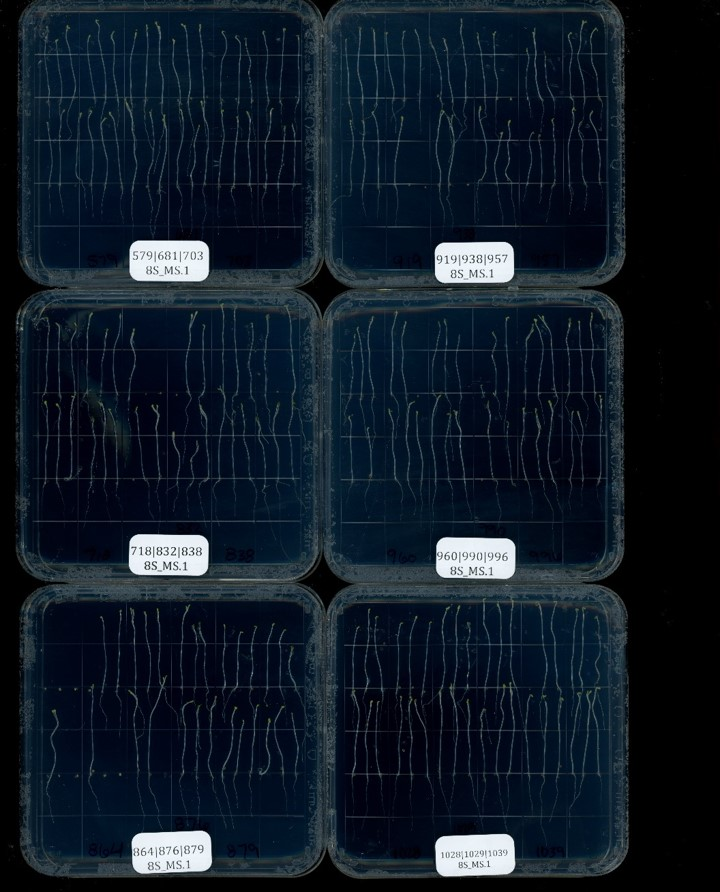
#> input picture data/1.jpg, 720 x 892 px, found by its file name
$ jupyter execute For_part2_.ipynb
#> lines starting #> are read from the running program, lines starting #| are printed output that depends on the picture; after the words box and inside, x2 and y2 are one past the last pixel; in counts of white or black regions, pixels touching at a corner belong together
[cell 1]
# Reload the original image in case it was altered
import cv2
import matplotlib.pyplot as plt

from google.colab.patches import cv2_imshow
image = cv2.imread('/content/drive/MyDrive/Agricultural_Image_Analytics/AgandBio/1.jpg')
#> image is the input picture: shape (892, 720, 3); mean B, G, R 38.7, 26.6, 16.1

# Convert the image to grayscale
gray = cv2.cvtColor(image, cv2.COLOR_BGR2GRAY)
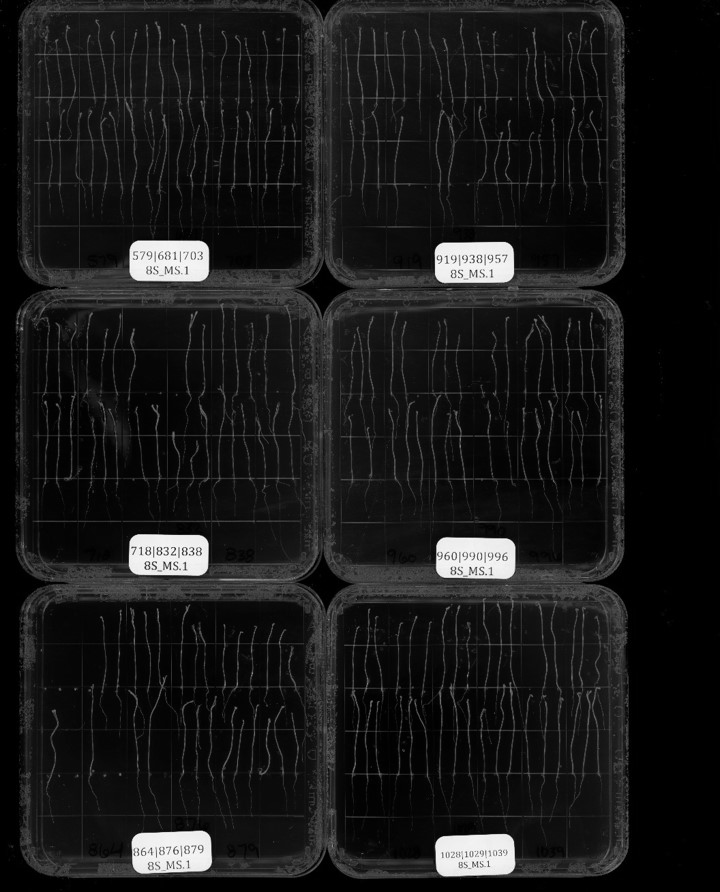
#> gray: shape (892, 720); min 0, max 254, mean 24.9

# Use a large horizontal kernel to detect horizontal lines
horizontal_kernel = cv2.getStructuringElement(cv2.MORPH_RECT, (25,1))
detected_lines = cv2.morphologyEx(gray, cv2.MORPH_OPEN, horizontal_kernel, iterations=2)
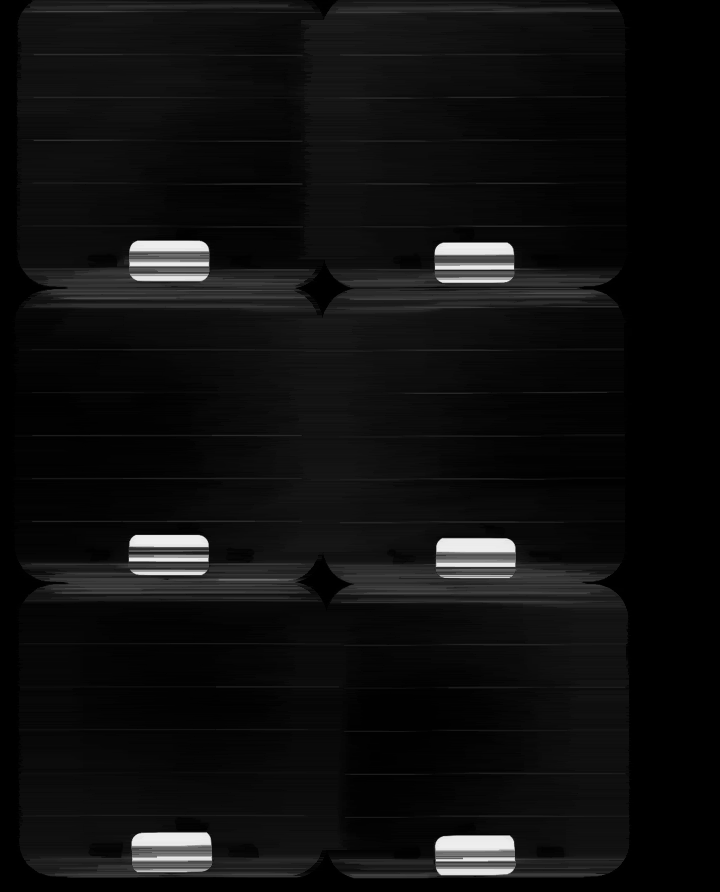
#> detected_lines: shape (892, 720); min 0, max 240, mean 15.3

# Subtract the detected lines from the original grayscale image
cleaned_img = cv2.subtract(gray, detected_lines)
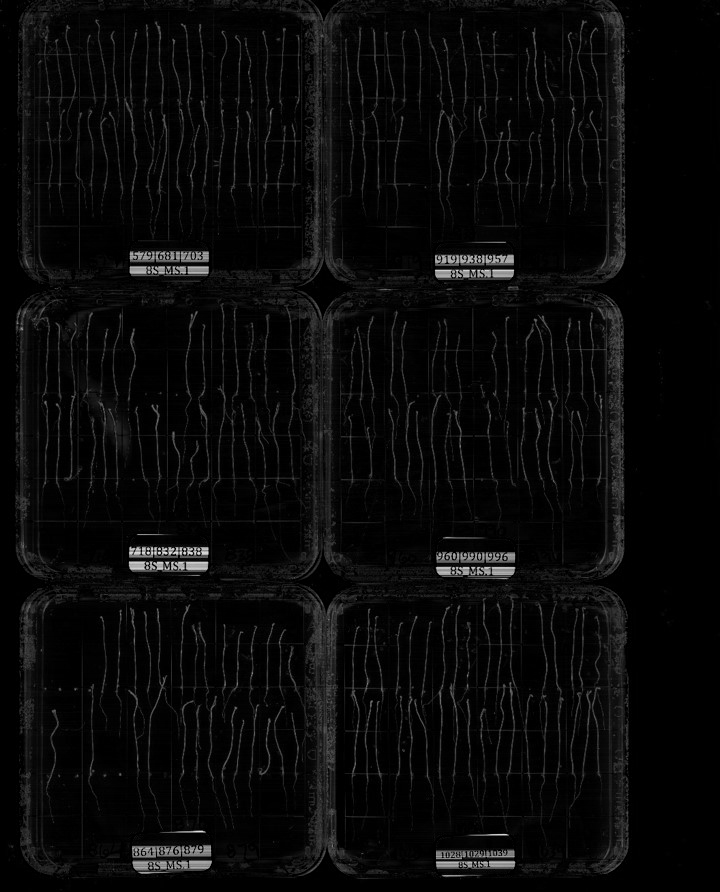
#> cleaned_img: shape (892, 720); min 0, max 230, mean 9.5

# Threshold the image to get a binary image
_, binary_cleaned_img = cv2.threshold(cleaned_img, 0, 255, cv2.THRESH_BINARY_INV + cv2.THRESH_OTSU)
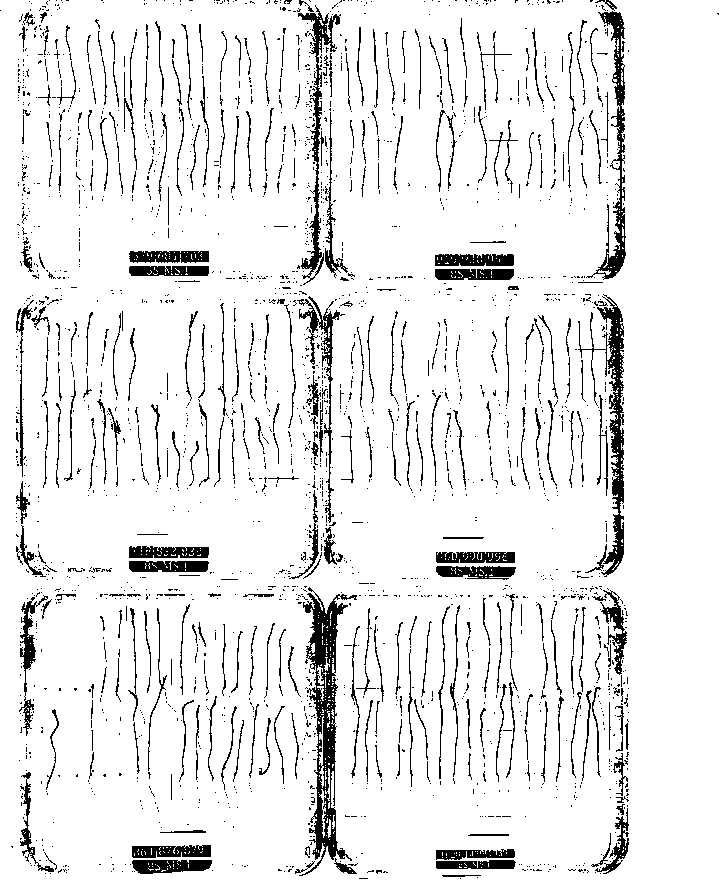
#> binary_cleaned_img: shape (892, 720); 91.4% white; 2399 black regions (2045 under 20 px), largest, box (x1, y1, x2, y2) and area: (299, 587, 357, 876) 4635, (578, 294, 624, 577) 3049, (586, 11, 626, 280) 2221

# Display the cleaned image
plt.figure(figsize=(10, 5))

plt.subplot(1, 2, 1)
plt.title('Original Image')
plt.imshow(cv2.cvtColor(image, cv2.COLOR_BGR2RGB))
plt.axis('off')

plt.subplot(1, 2, 2)
plt.title('Cleaned Image')
plt.imshow(binary_cleaned_img, cmap='gray')
plt.axis('off')

plt.tight_layout()
plt.show()
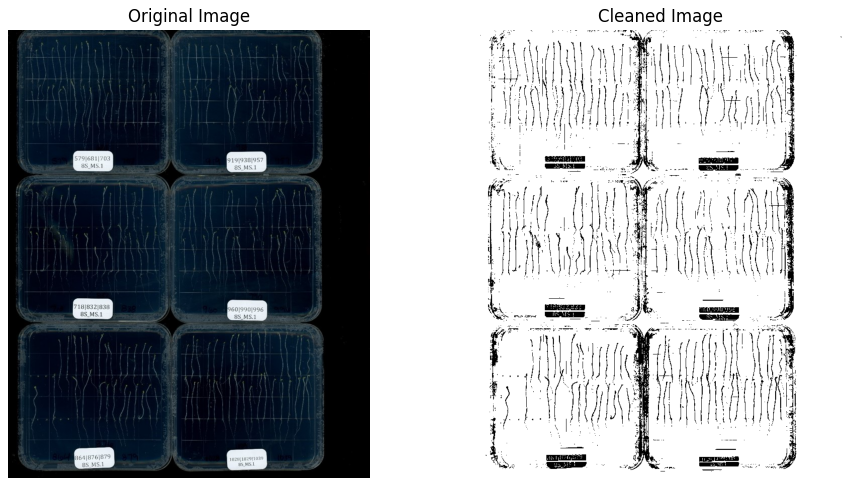
#> figure drawn by matplotlib, 2 panels

import cv2

# Assuming 'image' is your original BGR image

# Convert binary_cleaned_img to 3 channels
binary_cleaned_img_3ch = cv2.cvtColor(binary_cleaned_img, cv2.COLOR_GRAY2BGR)

# Invert the binary image so the lines are black and the background is white
binary_cleaned_img_inv = cv2.bitwise_not(binary_cleaned_img_3ch)

# Apply bitwise AND to get the cleaned image in the original
result = cv2.bitwise_and(image, binary_cleaned_img_inv)
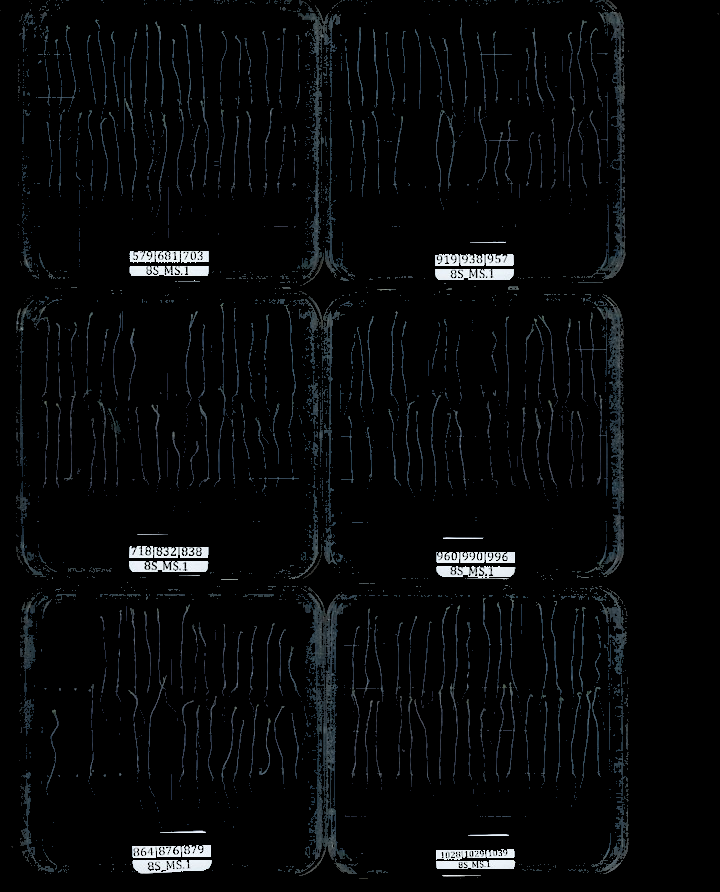
#> result: shape (892, 720, 3); mean B, G, R 8.7, 7.8, 6.7

# Display or save the result
cv2_imshow( result)
cv2.waitKey(0)
cv2.destroyAllWindows()

$ run again, with data/2.jpg copied over data/1.jpg
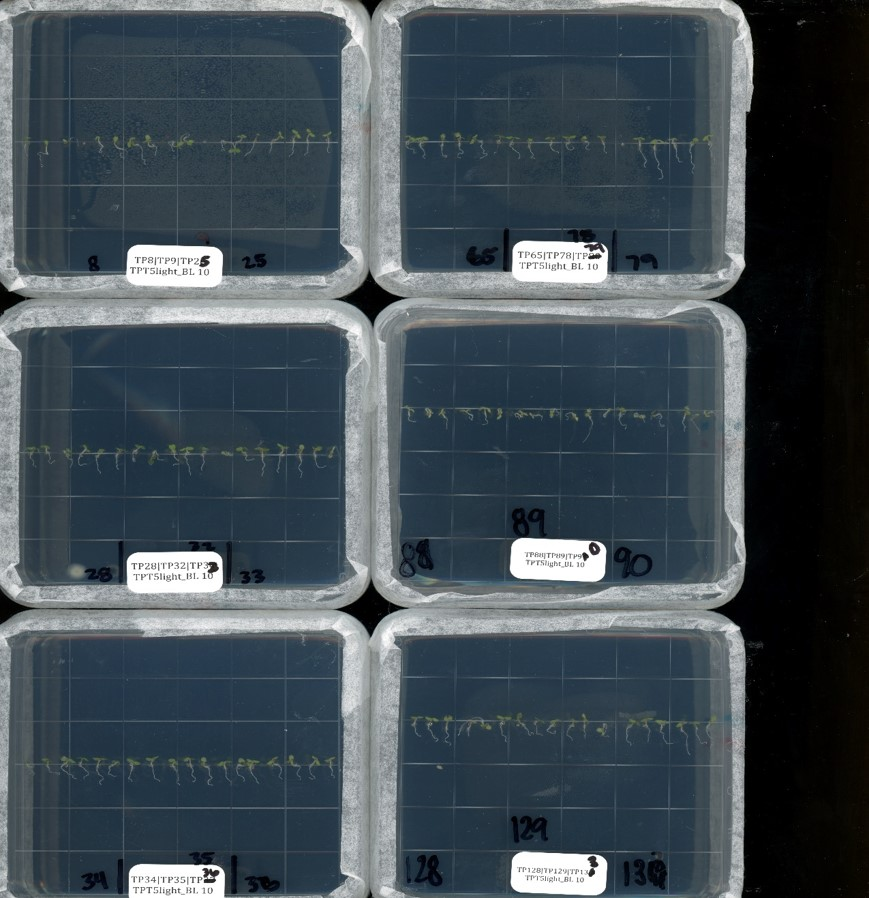
#> input picture data/2.jpg, 869 x 898 px, found by its file name
#> image is the input picture: shape (898, 869, 3); mean B, G, R 84.6, 76.9, 65.7
#> `_, binary_cleaned_img = cv2.threshold(cleaned_img, 0, 255, cv2.THRESH_..`:
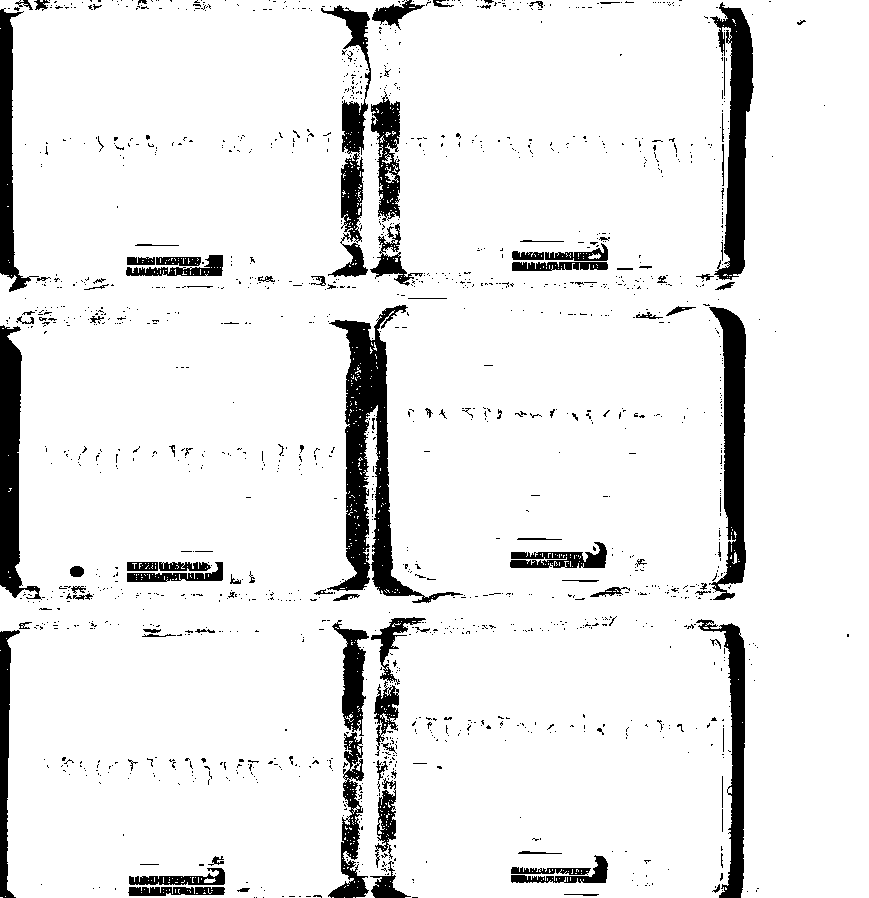
#> binary_cleaned_img: shape (898, 869); 91.4% white; 1529 black regions (1414 under 20 px), largest, box (x1, y1, x2, y2) and area: (327, 305, 463, 603) 10004, (709, 307, 746, 600) 5589, (710, 2, 754, 280) 5416
#> `result = cv2.bitwise_and(image, binary_cleaned_img_inv)`:
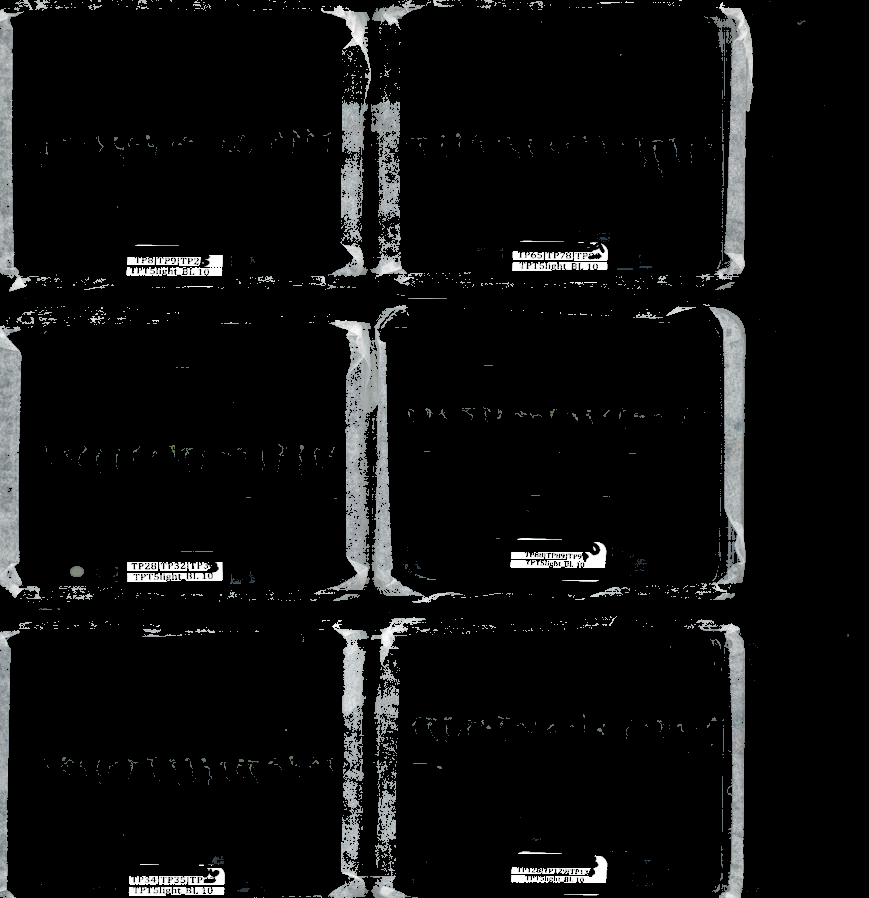
#> result: shape (898, 869, 3); mean B, G, R 15.4, 15.3, 14.9
